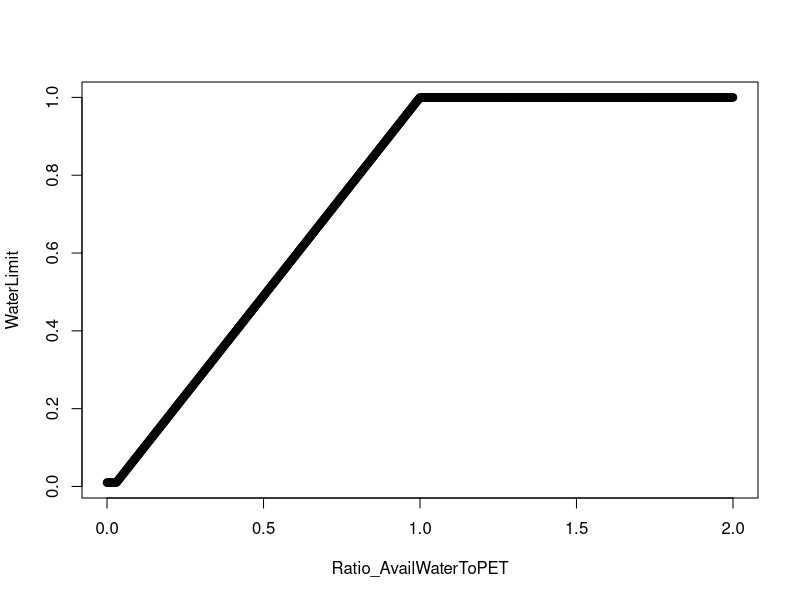

Recreate this plot in R.
moisturecurve2 <- 0.1
moisturecurve3 <- 1

soilwatercontent <- 0.2
Ratio_AvailWaterToPET <- seq(0, 2, length.out = 1000)

intercept = moisturecurve2 * soilwatercontent
          
slope <- 1.0 / (moisturecurve3 - intercept)
               
WaterLimit = 1.0 + slope * (Ratio_AvailWaterToPET - moisturecurve3)

WaterLimit <- ifelse(WaterLimit > 1, 1, WaterLimit)
WaterLimit <- ifelse(WaterLimit < 0.01, 0.01, WaterLimit)

plot(WaterLimit ~ Ratio_AvailWaterToPET)

